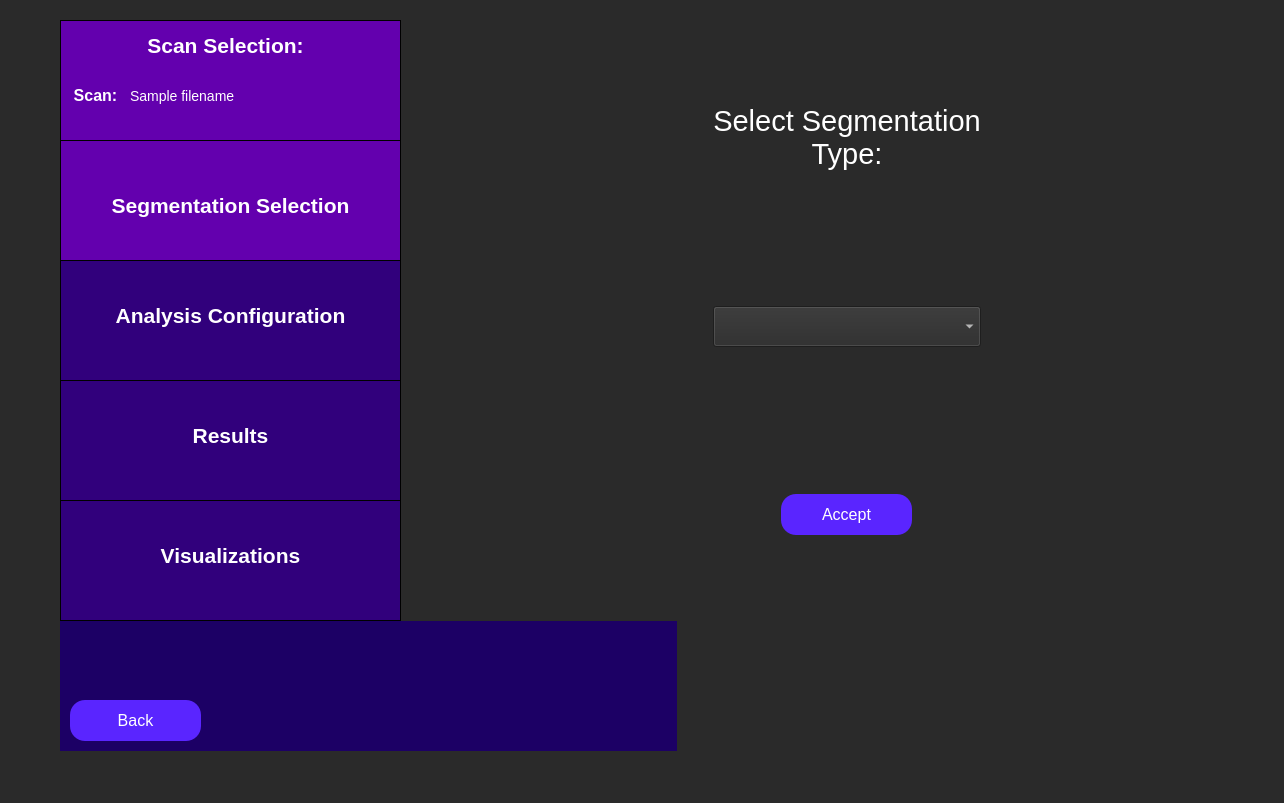
<?xml version="1.0" encoding="UTF-8"?>
<ui version="4.0">
 <class>seg_type_selector</class>
 <widget class="QWidget" name="seg_type_selector">
  <property name="geometry">
   <rect>
    <x>0</x>
    <y>0</y>
    <width>1284</width>
    <height>803</height>
   </rect>
  </property>
  <property name="minimumSize">
   <size>
    <width>0</width>
    <height>0</height>
   </size>
  </property>
  <property name="windowTitle">
   <string>Select Segmentation Type</string>
  </property>
  <property name="styleSheet">
   <string notr="true">QWidget {
	background: rgb(42, 42, 42);
}</string>
  </property>
  <widget class="QWidget" name="horizontalLayoutWidget_4">
   <property name="geometry">
    <rect>
     <x>60</x>
     <y>20</y>
     <width>951</width>
     <height>731</height>
    </rect>
   </property>
   <layout class="QHBoxLayout" name="full_screen_layout" stretch="0,0">
    <item>
     <layout class="QVBoxLayout" name="side_bar_layout" stretch="0,0">
      <property name="spacing">
       <number>0</number>
      </property>
      <property name="sizeConstraint">
       <enum>QLayout::SetMaximumSize</enum>
      </property>
      <item>
       <widget class="QWidget" name="sidebar" native="true">
        <property name="minimumSize">
         <size>
          <width>341</width>
          <height>601</height>
         </size>
        </property>
        <property name="maximumSize">
         <size>
          <width>241</width>
          <height>601</height>
         </size>
        </property>
        <property name="toolTip">
         <string>&lt;html&gt;&lt;head/&gt;&lt;body&gt;&lt;p&gt;&lt;br/&gt;&lt;/p&gt;&lt;/body&gt;&lt;/html&gt;</string>
        </property>
        <property name="styleSheet">
         <string notr="true">QWidget {
	background-color: rgb(28, 0, 101);
}</string>
        </property>
        <widget class="QFrame" name="scanSelectionSidebar">
         <property name="geometry">
          <rect>
           <x>0</x>
           <y>0</y>
           <width>341</width>
           <height>121</height>
          </rect>
         </property>
         <property name="minimumSize">
          <size>
           <width>341</width>
           <height>121</height>
          </size>
         </property>
         <property name="maximumSize">
          <size>
           <width>341</width>
           <height>121</height>
          </size>
         </property>
         <property name="styleSheet">
          <string notr="true">QFrame {
	background-color: rgb(99, 0, 174);
	border: 1px solid black;
}</string>
         </property>
         <property name="frameShape">
          <enum>QFrame::StyledPanel</enum>
         </property>
         <property name="frameShadow">
          <enum>QFrame::Raised</enum>
         </property>
         <widget class="QLabel" name="scanSelectionLabelSidebar">
          <property name="geometry">
           <rect>
            <x>70</x>
            <y>0</y>
            <width>191</width>
            <height>51</height>
           </rect>
          </property>
          <property name="styleSheet">
           <string notr="true">QLabel {
	font-size: 21px;
	color: rgb(255, 255, 255);
	background-color: rgba(255, 255, 255, 0);
	border: 0px;
	font-weight: bold;
}</string>
          </property>
          <property name="text">
           <string>Scan Selection:</string>
          </property>
          <property name="alignment">
           <set>Qt::AlignCenter</set>
          </property>
         </widget>
         <widget class="QLabel" name="scanLabel">
          <property name="geometry">
           <rect>
            <x>-60</x>
            <y>50</y>
            <width>191</width>
            <height>51</height>
           </rect>
          </property>
          <property name="styleSheet">
           <string notr="true">QLabel {
	font-size: 16px;
	color: rgb(255, 255, 255);
	background-color: rgba(255, 255, 255, 0);
	border: 0px;
	font-weight: bold;
}</string>
          </property>
          <property name="text">
           <string>Scan:</string>
          </property>
          <property name="alignment">
           <set>Qt::AlignCenter</set>
          </property>
         </widget>
         <widget class="QLabel" name="scan_name_input">
          <property name="geometry">
           <rect>
            <x>70</x>
            <y>50</y>
            <width>261</width>
            <height>51</height>
           </rect>
          </property>
          <property name="styleSheet">
           <string notr="true">QLabel {
	font-size: 14px;
	color: rgb(255, 255, 255);
	background-color: rgba(255, 255, 255, 0);
	border: 0px;
}</string>
          </property>
          <property name="text">
           <string>Sample filename </string>
          </property>
          <property name="alignment">
           <set>Qt::AlignLeading|Qt::AlignLeft|Qt::AlignVCenter</set>
          </property>
         </widget>
        </widget>
        <widget class="QFrame" name="segSidebar">
         <property name="geometry">
          <rect>
           <x>0</x>
           <y>120</y>
           <width>341</width>
           <height>121</height>
          </rect>
         </property>
         <property name="maximumSize">
          <size>
           <width>341</width>
           <height>121</height>
          </size>
         </property>
         <property name="styleSheet">
          <string notr="true">QFrame {
	background-color: rgb(99, 0, 174);
	border: 1px solid black;
}</string>
         </property>
         <property name="frameShape">
          <enum>QFrame::StyledPanel</enum>
         </property>
         <property name="frameShadow">
          <enum>QFrame::Raised</enum>
         </property>
         <widget class="QLabel" name="segSidebarLabel">
          <property name="geometry">
           <rect>
            <x>0</x>
            <y>40</y>
            <width>341</width>
            <height>51</height>
           </rect>
          </property>
          <property name="styleSheet">
           <string notr="true">QLabel {
	font-size: 21px;
	color: rgb(255, 255, 255);
	background-color: rgba(255, 255, 255, 0);
	border: 0px;
	font-weight: bold;
}</string>
          </property>
          <property name="text">
           <string>Segmentation Selection</string>
          </property>
          <property name="alignment">
           <set>Qt::AlignCenter</set>
          </property>
         </widget>
        </widget>
        <widget class="QFrame" name="resultsSidebar">
         <property name="geometry">
          <rect>
           <x>0</x>
           <y>360</y>
           <width>341</width>
           <height>121</height>
          </rect>
         </property>
         <property name="minimumSize">
          <size>
           <width>341</width>
           <height>121</height>
          </size>
         </property>
         <property name="maximumSize">
          <size>
           <width>341</width>
           <height>121</height>
          </size>
         </property>
         <property name="styleSheet">
          <string notr="true">QFrame {
	background-color:  rgb(49, 0, 124);
	border: 1px solid black;
}</string>
         </property>
         <property name="frameShape">
          <enum>QFrame::StyledPanel</enum>
         </property>
         <property name="frameShadow">
          <enum>QFrame::Raised</enum>
         </property>
         <widget class="QLabel" name="resultsLabel">
          <property name="geometry">
           <rect>
            <x>0</x>
            <y>30</y>
            <width>341</width>
            <height>51</height>
           </rect>
          </property>
          <property name="styleSheet">
           <string notr="true">QLabel {
	font-size: 21px;
	color: rgb(255, 255, 255);
	background-color: rgba(255, 255, 255, 0);
	border: 0px;
	font-weight: bold;
}</string>
          </property>
          <property name="text">
           <string>Results</string>
          </property>
          <property name="alignment">
           <set>Qt::AlignCenter</set>
          </property>
         </widget>
        </widget>
        <widget class="QFrame" name="visualizationsSidebar">
         <property name="geometry">
          <rect>
           <x>0</x>
           <y>480</y>
           <width>341</width>
           <height>121</height>
          </rect>
         </property>
         <property name="minimumSize">
          <size>
           <width>341</width>
           <height>121</height>
          </size>
         </property>
         <property name="maximumSize">
          <size>
           <width>341</width>
           <height>121</height>
          </size>
         </property>
         <property name="styleSheet">
          <string notr="true">QFrame {
	background-color:  rgb(49, 0, 124);
	border: 1px solid black;
}</string>
         </property>
         <property name="frameShape">
          <enum>QFrame::StyledPanel</enum>
         </property>
         <property name="frameShadow">
          <enum>QFrame::Raised</enum>
         </property>
         <widget class="QLabel" name="visualizationsLabel">
          <property name="geometry">
           <rect>
            <x>20</x>
            <y>30</y>
            <width>301</width>
            <height>51</height>
           </rect>
          </property>
          <property name="styleSheet">
           <string notr="true">QLabel {
	font-size: 21px;
	color: rgb(255, 255, 255);
	background-color: rgba(255, 255, 255, 0);
	border: 0px;
	font-weight: bold;
}</string>
          </property>
          <property name="text">
           <string>Visualizations</string>
          </property>
          <property name="alignment">
           <set>Qt::AlignCenter</set>
          </property>
         </widget>
        </widget>
        <widget class="QFrame" name="analysisConfigSidebar">
         <property name="geometry">
          <rect>
           <x>0</x>
           <y>240</y>
           <width>341</width>
           <height>121</height>
          </rect>
         </property>
         <property name="maximumSize">
          <size>
           <width>341</width>
           <height>121</height>
          </size>
         </property>
         <property name="styleSheet">
          <string notr="true">QFrame {
	background-color: rgb(49, 0, 124);
	border: 1px solid black;
}</string>
         </property>
         <property name="frameShape">
          <enum>QFrame::StyledPanel</enum>
         </property>
         <property name="frameShadow">
          <enum>QFrame::Raised</enum>
         </property>
         <widget class="QLabel" name="analysisConfigLabel">
          <property name="geometry">
           <rect>
            <x>0</x>
            <y>30</y>
            <width>341</width>
            <height>51</height>
           </rect>
          </property>
          <property name="styleSheet">
           <string notr="true">QLabel {
	font-size: 21px;
	color: rgb(255, 255, 255);
	background-color: rgba(255, 255, 255, 0);
	border: 0px;
	font-weight:bold;
}</string>
          </property>
          <property name="text">
           <string>Analysis Configuration</string>
          </property>
          <property name="alignment">
           <set>Qt::AlignCenter</set>
          </property>
         </widget>
        </widget>
       </widget>
      </item>
      <item>
       <widget class="QFrame" name="gridFrame_2">
        <property name="minimumSize">
         <size>
          <width>341</width>
          <height>0</height>
         </size>
        </property>
        <property name="maximumSize">
         <size>
          <width>341</width>
          <height>16777215</height>
         </size>
        </property>
        <property name="styleSheet">
         <string notr="true">QFrame {
	background-color: rgb(28, 0, 101);
}</string>
        </property>
        <layout class="QGridLayout" name="backButtonGrid_3" rowstretch="0,0">
         <property name="sizeConstraint">
          <enum>QLayout::SetMinAndMaxSize</enum>
         </property>
         <property name="leftMargin">
          <number>10</number>
         </property>
         <property name="topMargin">
          <number>10</number>
         </property>
         <property name="rightMargin">
          <number>10</number>
         </property>
         <property name="bottomMargin">
          <number>10</number>
         </property>
         <item row="1" column="0">
          <widget class="QPushButton" name="back_button">
           <property name="minimumSize">
            <size>
             <width>131</width>
             <height>41</height>
            </size>
           </property>
           <property name="maximumSize">
            <size>
             <width>131</width>
             <height>41</height>
            </size>
           </property>
           <property name="styleSheet">
            <string notr="true">QPushButton {
	color: white;
	font-size: 16px;
	background: rgb(90, 37, 255);
	border-radius: 15px;
}</string>
           </property>
           <property name="text">
            <string>Back</string>
           </property>
          </widget>
         </item>
         <item row="0" column="0">
          <spacer name="verticalSpacer_5">
           <property name="orientation">
            <enum>Qt::Vertical</enum>
           </property>
           <property name="sizeHint" stdset="0">
            <size>
             <width>20</width>
             <height>40</height>
            </size>
           </property>
          </spacer>
         </item>
         <item row="1" column="1">
          <spacer name="horizontalSpacer_3">
           <property name="orientation">
            <enum>Qt::Horizontal</enum>
           </property>
           <property name="sizeHint" stdset="0">
            <size>
             <width>40</width>
             <height>20</height>
            </size>
           </property>
          </spacer>
         </item>
        </layout>
       </widget>
      </item>
     </layout>
    </item>
    <item>
     <layout class="QVBoxLayout" name="select_type_layout" stretch="2,2,2,1">
      <property name="spacing">
       <number>50</number>
      </property>
      <property name="leftMargin">
       <number>30</number>
      </property>
      <property name="rightMargin">
       <number>30</number>
      </property>
      <item alignment="Qt::AlignHCenter|Qt::AlignVCenter">
       <widget class="QLabel" name="select_type_label">
        <property name="styleSheet">
         <string notr="true">QLabel {
	font-size: 29px;
	color: rgb(255, 255, 255);
	background-color: rgba(255, 255, 255, 0);
}</string>
        </property>
        <property name="text">
         <string>Select Segmentation Type:</string>
        </property>
        <property name="textFormat">
         <enum>Qt::AutoText</enum>
        </property>
        <property name="scaledContents">
         <bool>false</bool>
        </property>
        <property name="alignment">
         <set>Qt::AlignCenter</set>
        </property>
        <property name="wordWrap">
         <bool>true</bool>
        </property>
       </widget>
      </item>
      <item>
       <widget class="QComboBox" name="seg_type_dropdown">
        <property name="minimumSize">
         <size>
          <width>180</width>
          <height>41</height>
         </size>
        </property>
        <property name="maximumSize">
         <size>
          <width>16777215</width>
          <height>16777215</height>
         </size>
        </property>
        <property name="font">
         <font>
          <pointsize>16</pointsize>
         </font>
        </property>
        <property name="styleSheet">
         <string notr="true">QComboBox {
	color: white;
}</string>
        </property>
       </widget>
      </item>
      <item alignment="Qt::AlignHCenter|Qt::AlignVCenter">
       <widget class="QPushButton" name="accept_type_button">
        <property name="minimumSize">
         <size>
          <width>131</width>
          <height>41</height>
         </size>
        </property>
        <property name="maximumSize">
         <size>
          <width>131</width>
          <height>41</height>
         </size>
        </property>
        <property name="styleSheet">
         <string notr="true">QPushButton {
	color: white;
	font-size: 16px;
	background: rgb(90, 37, 255);
	border-radius: 15px;
}</string>
        </property>
        <property name="text">
         <string>Accept</string>
        </property>
       </widget>
      </item>
      <item>
       <spacer name="verticalSpacer_10">
        <property name="orientation">
         <enum>Qt::Vertical</enum>
        </property>
        <property name="sizeHint" stdset="0">
         <size>
          <width>20</width>
          <height>40</height>
         </size>
        </property>
       </spacer>
      </item>
     </layout>
    </item>
   </layout>
  </widget>
 </widget>
 <resources/>
 <connections/>
</ui>
